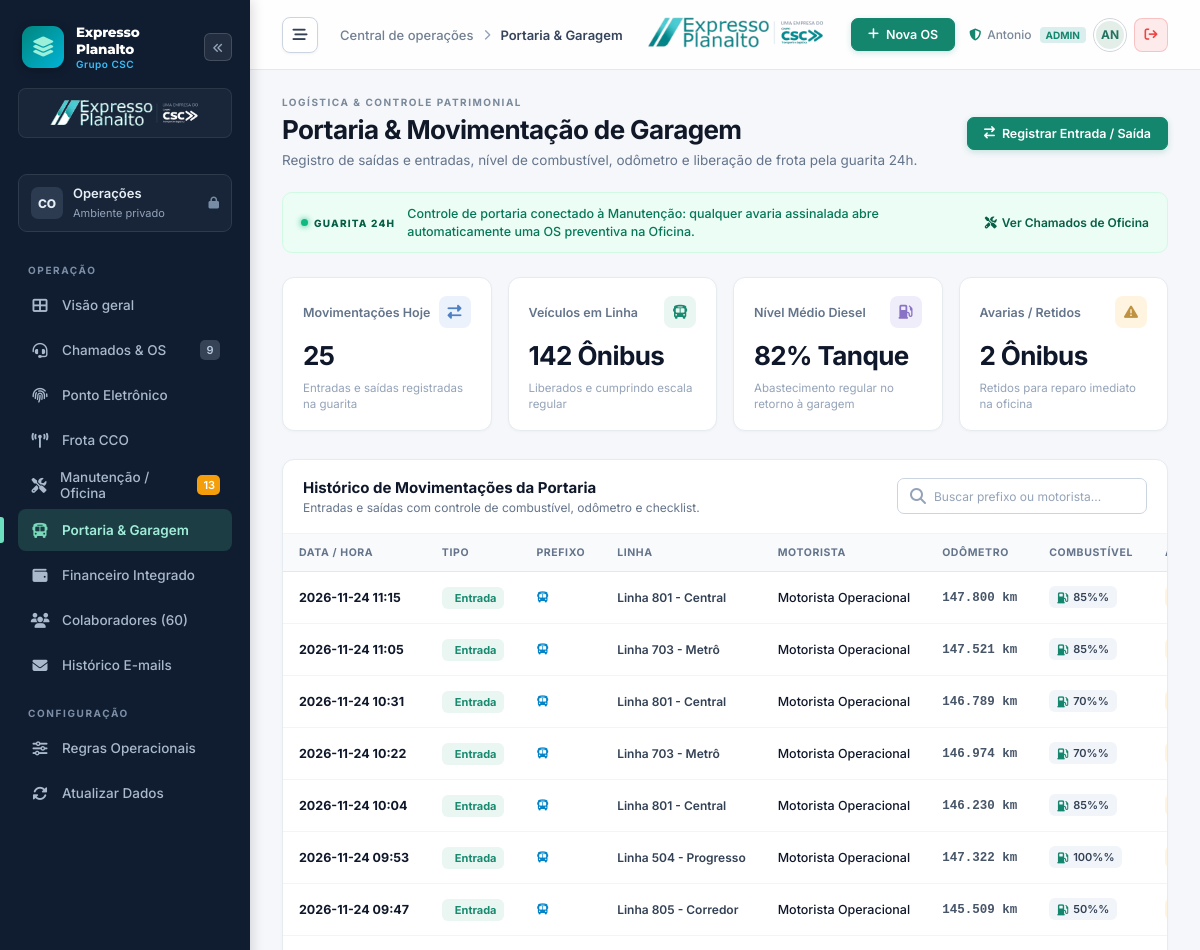
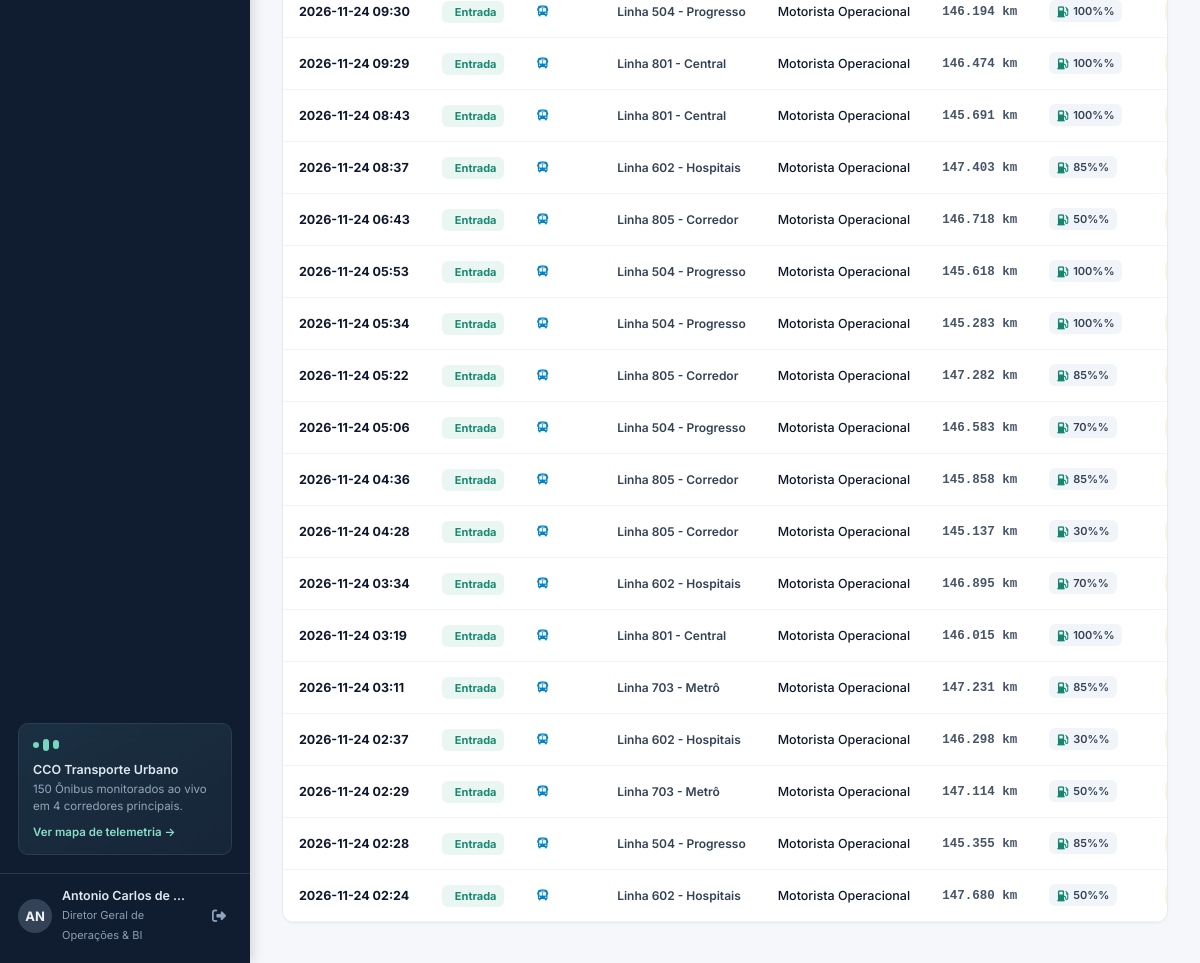
/portaria (signed in), run on the app's committed database (2 pictures, top to bottom).
### tables this page shows
CREATE TABLE portaria_movimentacao (
        id INTEGER PRIMARY KEY AUTOINCREMENT,
        prefixo_veiculo TEXT NOT NULL,
        linha TEXT NOT NULL,
        motorista_nome TEXT NOT NULL,
        motorista_matricula TEXT NOT NULL,
        porteiro_nome TEXT NOT NULL,
        tipo_movimento TEXT NOT NULL, -- Saída Garagem, Entrada Garagem
        data_hora DATETIME NOT NULL,
        km_registro INTEGER NOT NULL,
        nivel_combustivel TEXT NOT NULL, -- 100%, 75%, 50%, 25%, Reserva
        avaria_apontada TEXT,
        status_liberacao TEXT NOT NULL DEFAULT 'Liberado', -- Liberado, Retido Manutenção, Retido Documento
        os_aberta_id INTEGER
    );

### app.py (the view)
@app.route("/portaria")
def portaria_view():
    conn = get_db()
    cursor = conn.cursor()
    cursor.execute("SELECT * FROM portaria_movimentacao ORDER BY data_hora DESC LIMIT 50")
    movimentacoes = cursor.fetchall()
    cursor.execute("SELECT id, nome FROM usuarios WHERE departamento = 'Portaria'")
    porteiros = cursor.fetchall()
    conn.close()
    return render_template("portaria.html", movimentacoes=movimentacoes, porteiros=porteiros)

### app.py (called while the page is built, shortened)
@app.before_request
def require_login():
    public_endpoints = ["static", "login_view", "login_post", "manifest", "service_worker"]
    if request.endpoint in public_endpoints:
        return None
    if not session.get("user_id"):
        if request.path.startswith("/api/"):
            return jsonify({"success": False, "error": "Sessão expirada. Faça login."}), 401
        return redirect(url_for("login_view", next=request.path))

@app.template_filter("intformat")
def int_filter(val):
    try:
        return f"{int(float(val or 0)):,}".replace(",", ".")
    except Exception:
        return "0"

def get_db():
    conn = sqlite3.connect(DB_PATH)
    conn.row_factory = sqlite3.Row
    return conn

### templates/portaria.html (shortened to what this page needs)
{% extends "base.html" %}
{% block page_breadcrumb %}Portaria & Garagem{% endblock %}
{% block content %}
<div class="page-heading">
  <div>
    <div class="eyebrow">LOGÍSTICA & CONTROLE PATRIMONIAL</div>
    <h1>Portaria & Movimentação de Garagem</h1>
    <p>Registro de saídas e entradas, nível de combustível, odômetro e liberação de frota pela guarita 24h.</p>
  </div>
  <button class="btn-primary" onclick="openModalMov()">
    <i class="fa-solid fa-arrow-right-arrow-left"></i> Registrar Entrada / Saída
  </button>
</div>
<div class="demo-banner">
  <span class="demo-label"><span></span> GUARITA 24H</span>
  <p>Controle de portaria conectado à Manutenção: qualquer avaria assinalada abre automaticamente uma OS preventiva na Oficina.</p>
  <a href="{{ url_for('chamados_view') }}">
    <i class="fa-solid fa-screwdriver-wrench"></i> Ver Chamados de Oficina
  </a>
</div>
<div class="metrics">
  <article class="metric">
    <div class="metric-top">
      <span>Movimentações Hoje</span>
      <span class="metric-icon blue"><i class="fa-solid fa-right-left"></i></span>
    </div>
    <strong>{{ movimentacoes|length }}</strong>
    <p>Entradas e saídas registradas na guarita</p>
  </article>
  <article class="metric">
    <div class="metric-top">
      <span>Veículos em Linha</span>
      <span class="metric-icon emerald"><i class="fa-solid fa-bus"></i></span>
    </div>
    <strong>142 Ônibus</strong>
    <p>Liberados e cumprindo escala regular</p>
  </article>
  <article class="metric">
    <div class="metric-top">
      <span>Nível Médio Diesel</span>
      <span class="metric-icon violet"><i class="fa-solid fa-gas-pump"></i></span>
    </div>
    <strong>82% Tanque</strong>
    <p>Abastecimento regular no retorno à garagem</p>
  </article>
  <article class="metric">
    <div class="metric-top">
      <span>Avarias / Retidos</span>
      <span class="metric-icon amber"><i class="fa-solid fa-triangle-exclamation"></i></span>
    </div>
    <strong>2 Ônibus</strong>
    <p>Retidos para reparo imediato na oficina</p>
  </article>
</div>
<div class="panel">
  <div class="panel-heading">
    <div>
      <h2>Histórico de Movimentações da Portaria</h2>
      <p>Entradas e saídas com controle de combustível, odômetro e checklist.</p>
    </div>
    <div class="search-field" style="max-width: 250px;">
      <i class="fa-solid fa-magnifying-glass"></i>
      <input type="text" id="buscaPortaria" placeholder="Buscar prefixo ou motorista..." onkeyup="filtrarPortaria()">
    </div>
  </div>
  <div class="table-scroll">
    <table class="jobs-table" id="tabelaPortaria">
      <thead>
        <tr>
          <th>DATA / HORA</th>
          <th>TIPO</th>
          <th>PREFIXO</th>
          <th>LINHA</th>
          <th>MOTORISTA</th>
          <th>ODÔMETRO</th>
          <th>COMBUSTÍVEL</th>
          <th>AVARIA APONTADA</th>
        </tr>
      </thead>
      <tbody>
        {% for m in movimentacoes %}
        <tr>
          <td>
            <strong style="color: #0f172a; font-size: 12.5px;">{{ m.data_hora[:16] }}</strong>
          </td>
          <td>
            {% if m.tipo == 'Saída Garagem' %}
              <span class="status-badge in_progress" style="font-weight: 700;">
                <i class="fa-solid fa-arrow-up-right-from-square"></i> Saída
              </span>
            {% else %}
              <span class="status-badge closed" style="font-weight: 700;">
                 Entrada
              </span>
            {% endif %}
          </td>
          <td>
            <strong style="font-size: 13.5px; color: #0284c7; font-family: monospace;">
              <i class="fa-solid fa-bus" style="font-size: 11px;"></i> {{ m.veiculo_prefixo }}
            </strong>
          </td>
          <td>
            <span style="font-weight: 600; color: #334155; font-size: 12px;">{{ m.linha or '--' }}</span>
          </td>
          <td>
            <span style="font-weight: 500; color: #0f172a; font-size: 12.5px;">{{ m.motorista_nome }}</span>
          </td>
          <td>
            <span style="font-family: monospace; font-weight: 600; color: #475569;">{{ m.km_registro|intformat }} km</span>
          </td>
          <td>
            <span class="status-badge" style="background: #f1f5f9; color: #334155; font-weight: 600;">
              <i class="fa-solid fa-gas-pump" style="color: var(--primary);"></i> {{ m.nivel_combustivel }}%
            </span>
          </td>
          <td>
            {% if m.avaria_apontada and m.avaria_apontada != 'Sem avarias' %}
              <span class="status-badge open" style="color: #b45309; font-weight: 600;">
              </span>
            {% else %}
              <span style="color: #10b981; font-size: 11.5px; font-weight: 500;">
                <i class="fa-solid fa-circle-check"></i> Sem avarias
              </span>
            {% endif %}
          </td>
        </tr>
        {% endfor %}
      </tbody>
    </table>
  </div>
</div>
{% endblock %}

### templates/base.html (shortened to what this page needs)
<!DOCTYPE html>
<html lang="pt-BR">
<head>
  <link rel="stylesheet" href="https://cdnjs.cloudflare.com/ajax/libs/font-awesome/6.4.0/css/all.min.css">
  <link rel="stylesheet" href="{{ url_for('static', filename='css/central_operacoes.css') }}">
</head>
<body>
<div class="app-shell">
  <aside class="sidebar" id="sidebar">
    <div style="display: flex; align-items: center; justify-content: space-between; margin-bottom: 8px;">
      <a class="brand" href="{{ url_for('dashboard') }}" style="margin-bottom: 0;">
        <div class="brand-mark" style="background: linear-gradient(135deg, #00867d 0%, #00b4d8 100%);">
          <i class="fa-solid fa-layer-group"></i>
        </div>
        <div class="brand-text">
          <strong style="font-size: 13.5px; letter-spacing: -0.2px;">Expresso Planalto</strong>
          <span style="font-size: 10px; color: #38bdf8; font-weight: 600;">Grupo CSC</span>
        </div>
      </a>
      <button type="button" class="sidebar-collapse-btn" onclick="toggleDesktopSidebar()" title="Esconder / Recolher Menu Lateral">
        <i class="fa-solid fa-angles-left"></i>
      </button>
    </div>
    <div class="sidebar-corp-badge">
      <img src="{{ url_for('static', filename='img/logo_planalto_csc_dark.png') }}" alt="Expresso Planalto - Uma empresa do Grupo CSC" style="height: 32px; width: auto; max-width: 100%; object-fit: contain;">
    </div>
    <div class="workspace-switch">
      <div class="workspace-avatar">CO</div>
      <div class="workspace-info">
        <strong>Operações</strong>
        <span>Ambiente privado</span>
      </div>
      <i class="fa-solid fa-lock"></i>
    </div>
    <p class="nav-section">OPERAÇÃO</p>
    <nav aria-label="Navegação principal">
      {% if current_user.is_admin or 'dashboard' in current_user.allowed_routes %}
      <a href="{{ url_for('dashboard') }}" class="nav-item {% if request.path == '/' %}active{% endif %}" onclick="closeSidebarOnMobile()">
        <i class="fa-solid fa-table-cells-large"></i>
        <span>Visão geral</span>
      </a>
      {% endif %}
      {% if current_user.is_admin or 'chamados' in current_user.allowed_routes %}
      <a href="{{ url_for('chamados_view') }}" class="nav-item {% if '/chamados' in request.path %}active{% endif %}" onclick="closeSidebarOnMobile()">
        <i class="fa-solid fa-headset"></i>
        <span>Chamados & OS</span>
        <span class="nav-count">{{ chamados_abertos|default(9) }}</span>
      </a>
      {% endif %}
      {% if current_user.is_admin or 'ponto' in current_user.allowed_routes %}
      <a href="{{ url_for('ponto_view') }}" class="nav-item {% if '/ponto' in request.path %}active{% endif %}" onclick="closeSidebarOnMobile()">
        <i class="fa-solid fa-fingerprint"></i>
        <span>Ponto Eletrônico</span>
      </a>
      {% endif %}
      {% if current_user.is_admin or 'cco' in current_user.allowed_routes %}
      <a href="{{ url_for('cco_view') }}" class="nav-item {% if '/cco' in request.path %}active{% endif %}" onclick="closeSidebarOnMobile()">
        <i class="fa-solid fa-tower-broadcast"></i>
        <span>Frota CCO</span>
      </a>
      {% endif %}
      {% if current_user.is_admin or 'oficina' in current_user.allowed_routes %}
      <a href="{{ url_for('oficina_view') }}" class="nav-item {% if '/oficina' in request.path or '/manutencao' in request.path %}active{% endif %}" onclick="closeSidebarOnMobile()">
        <i class="fa-solid fa-screwdriver-wrench"></i>
        <span>Manutenção / Oficina</span>
        <span class="nav-count" style="background: #f59e0b; color: #fff;">{{ carros_manutencao_count|default(13) }}</span>
      </a>
      {% endif %}
      {% if current_user.is_admin or 'portaria' in current_user.allowed_routes %}
      <a href="{{ url_for('portaria_view') }}" class="nav-item {% if '/portaria' in request.path %}active{% endif %}" onclick="closeSidebarOnMobile()">
        <i class="fa-solid fa-bus"></i>
        <span>Portaria & Garagem</span>
      </a>
      {% endif %}
      {% if current_user.is_admin or 'financeiro' in current_user.allowed_routes %}
      <a href="{{ url_for('financeiro_view') }}" class="nav-item {% if '/financeiro' in request.path %}active{% endif %}" onclick="closeSidebarOnMobile()">
        <i class="fa-solid fa-wallet"></i>
        <span>Financeiro Integrado</span>
      </a>
      {% endif %}
      {% if current_user.is_admin or 'colaboradores' in current_user.allowed_routes %}
      <a href="{{ url_for('colaboradores_view') }}" class="nav-item {% if '/colaboradores' in request.path %}active{% endif %}" onclick="closeSidebarOnMobile()">
        <i class="fa-solid fa-users"></i>
        <span>Colaboradores (60)</span>
      </a>
      {% endif %}
      {% if current_user.is_admin or 'emails' in current_user.allowed_routes %}
      <a href="{{ url_for('emails_view') }}" class="nav-item {% if '/emails' in request.path %}active{% endif %}" onclick="closeSidebarOnMobile()">
        <i class="fa-solid fa-envelope"></i>
        <span>Histórico E-mails</span>
      </a>
      {% endif %}
    </nav>
    <p class="nav-section" style="margin-top: 18px;">CONFIGURAÇÃO</p>
    <nav aria-label="Configurações">
      {% if current_user.is_admin %}
      <a href="#" class="nav-item" onclick="alert('Regras operacionais e SLA ativos no servidor.')">
        <i class="fa-solid fa-sliders"></i>
        <span>Regras Operacionais</span>
      </a>
      {% endif %}
      <a href="javascript:window.location.reload()" class="nav-item" onclick="closeSidebarOnMobile()">
        <i class="fa-solid fa-rotate"></i>
        <span>Atualizar Dados</span>
      </a>
    </nav>
    <div class="sidebar-bottom">
      <div class="dot-card">
        <div class="dot-symbol">
          <span></span><span></span><span></span>
        </div>
        <strong>CCO Transporte Urbano</strong>
        <p>150 Ônibus monitorados ao vivo em 4 corredores principais.</p>
        <a href="http://10.11.1.100:5600" target="_blank">Ver mapa de telemetria &rarr;</a>
      </div>
      <div class="sidebar-user" style="display: flex; align-items: center; justify-content: space-between;">
        <div style="display: flex; align-items: center; gap: 10px; min-width: 0;">
          <div class="avatar">{{ current_user.nome[:2].upper() if current_user.nome else 'US' }}</div>
          <div class="sidebar-user-info">
            <strong>{{ current_user.nome }}</strong>
            <span>{{ current_user.cargo }}</span>
          </div>
        </div>
        <a href="{{ url_for('logout_view') }}" title="Sair do Portal" style="color: #ef4444; font-size: 15px; margin-left: 6px; padding: 6px; border-radius: 6px; text-decoration: none; display: flex; align-items: center;" onmouseover="this.style.background='rgba(239,68,68,0.15)'" onmouseout="this.style.background='none'">
          <i class="fa-solid fa-right-from-bracket"></i>
        </a>
      </div>
    </div>
  </aside>
  <div class="main-shell">
    <header class="topbar">
      <div class="breadcrumb">
        <button class="sidebar-toggle-btn" id="btnToggleSidebar" onclick="toggleDesktopSidebar()" title="Esconder / Mostrar Menu Lateral">
          <i class="fa-solid fa-bars-staggered" id="iconSidebarToggle"></i>
        </button>
        <span class="breadcrumb-root">Central de operações</span>
        <i class="fa-solid fa-chevron-right" style="font-size: 11px; color: #94a3b8;"></i>
        <strong>{% block page_breadcrumb %}Visão geral{% endblock %}</strong>
      </div>
      <div class="topbar-corp-logo">
        <a href="{{ url_for('dashboard') }}" title="Expresso Planalto - Uma empresa do Grupo CSC">
          <img src="{{ url_for('static', filename='img/logo_planalto_csc_light.png') }}" alt="Expresso Planalto - Grupo CSC">
        </a>
      </div>
      <div class="topbar-actions">
        {% block topbar_actions %}
        <button class="btn-primary" onclick="openModalNovaOS()">
          <i class="fa-solid fa-plus"></i> Nova OS
        </button>
        {% endblock %}
        <div class="topbar-user-profile" style="display: flex; align-items: center; gap: 8px;">
          <span class="private-label" title="{{ current_user.cargo if current_user else 'Usuário Conectado' }}" style="display: flex; align-items: center; gap: 6px;">
            <i class="fa-solid fa-shield-halved" style="color: var(--primary);"></i>
            <span>{{ (current_user.nome.split()[0] if current_user and current_user.nome else 'Operador') }}</span>
            <span style="font-size: 10px; background: rgba(13,148,136,0.15); color: var(--primary); padding: 2px 6px; border-radius: 4px; font-weight: 700; margin-left: 2px;">
              {{ (current_user.perfil if current_user and current_user.perfil else 'ACESSO')|upper }}
            </span>
          </span>
          <div class="top-avatar" title="{{ current_user.nome if current_user else 'Usuário' }}" style="cursor: default;">
            {{ (current_user.nome[:2] if current_user and current_user.nome else 'EP')|upper }}
          </div>
          <a href="{{ url_for('logout_view') }}" class="btn-logout" title="Sair do Sistema / Desconectar" style="display: inline-flex; align-items: center; justify-content: center; width: 34px; height: 34px; border-radius: 8px; background: rgba(239, 68, 68, 0.1); color: #ef4444; border: 1px solid rgba(239, 68, 68, 0.25); text-decoration: none; transition: all 0.2s; font-size: 13px;">
            <i class="fa-solid fa-arrow-right-from-bracket"></i>
          </a>
        </div>
      </div>
    </header>
    <main class="main-content">
      {% block content %}{% endblock %}
    </main>
  </div>
</div>
</body>
</html>

### data on the page
portaria_movimentacao: data_hora "2026-11-24 11:15", linha "Linha 801 - Central", motorista_nome "Motorista Operacional", km_registro "147.800", nivel_combustivel "85%"
portaria_movimentacao: data_hora "2026-11-24 11:05", linha "Linha 703 - Metrô", motorista_nome "Motorista Operacional", km_registro "147.521", nivel_combustivel "85%"
portaria_movimentacao: data_hora "2026-11-24 10:31", linha "Linha 801 - Central", motorista_nome "Motorista Operacional", km_registro "146.789", nivel_combustivel "70%"
portaria_movimentacao: data_hora "2026-11-24 10:22", linha "Linha 703 - Metrô", motorista_nome "Motorista Operacional", km_registro "146.974", nivel_combustivel "70%"
portaria_movimentacao: data_hora "2026-11-24 10:04", linha "Linha 801 - Central", motorista_nome "Motorista Operacional", km_registro "146.230", nivel_combustivel "85%"
portaria_movimentacao: data_hora "2026-11-24 09:53", linha "Linha 504 - Progresso", motorista_nome "Motorista Operacional", km_registro "147.322", nivel_combustivel "100%"
portaria_movimentacao: data_hora "2026-11-24 09:47", linha "Linha 805 - Corredor", motorista_nome "Motorista Operacional", km_registro "145.509", nivel_combustivel "50%"
portaria_movimentacao: data_hora "2026-11-24 09:30", linha "Linha 504 - Progresso", motorista_nome "Motorista Operacional", km_registro "146.194", nivel_combustivel "100%"
portaria_movimentacao: data_hora "2026-11-24 09:29", linha "Linha 801 - Central", motorista_nome "Motorista Operacional", km_registro "146.474", nivel_combustivel "100%"
portaria_movimentacao: data_hora "2026-11-24 08:43", linha "Linha 801 - Central", motorista_nome "Motorista Operacional", km_registro "145.691", nivel_combustivel "100%"
portaria_movimentacao: data_hora "2026-11-24 08:37", linha "Linha 602 - Hospitais", motorista_nome "Motorista Operacional", km_registro "147.403", nivel_combustivel "85%"
portaria_movimentacao: data_hora "2026-11-24 06:43", linha "Linha 805 - Corredor", motorista_nome "Motorista Operacional", km_registro "146.718", nivel_combustivel "50%"
portaria_movimentacao: data_hora "2026-11-24 05:53", linha "Linha 504 - Progresso", motorista_nome "Motorista Operacional", km_registro "145.618", nivel_combustivel "100%"
portaria_movimentacao: data_hora "2026-11-24 05:34", linha "Linha 504 - Progresso", motorista_nome "Motorista Operacional", km_registro "145.283", nivel_combustivel "100%"
portaria_movimentacao: data_hora "2026-11-24 05:22", linha "Linha 805 - Corredor", motorista_nome "Motorista Operacional", km_registro "147.282", nivel_combustivel "85%"
portaria_movimentacao: data_hora "2026-11-24 05:06", linha "Linha 504 - Progresso", motorista_nome "Motorista Operacional", km_registro "146.583", nivel_combustivel "70%"
portaria_movimentacao: data_hora "2026-11-24 04:36", linha "Linha 805 - Corredor", motorista_nome "Motorista Operacional", km_registro "145.858", nivel_combustivel "85%"
portaria_movimentacao: data_hora "2026-11-24 04:28", linha "Linha 805 - Corredor", motorista_nome "Motorista Operacional", km_registro "145.137", nivel_combustivel "30%"
portaria_movimentacao: data_hora "2026-11-24 03:34", linha "Linha 602 - Hospitais", motorista_nome "Motorista Operacional", km_registro "146.895", nivel_combustivel "70%"
portaria_movimentacao: data_hora "2026-11-24 03:19", linha "Linha 801 - Central", motorista_nome "Motorista Operacional", km_registro "146.015", nivel_combustivel "100%"
portaria_movimentacao: data_hora "2026-11-24 03:11", linha "Linha 703 - Metrô", motorista_nome "Motorista Operacional", km_registro "147.231", nivel_combustivel "85%"
portaria_movimentacao: data_hora "2026-11-24 02:37", linha "Linha 602 - Hospitais", motorista_nome "Motorista Operacional", km_registro "146.298", nivel_combustivel "30%"
portaria_movimentacao: data_hora "2026-11-24 02:29", linha "Linha 703 - Metrô", motorista_nome "Motorista Operacional", km_registro "147.114", nivel_combustivel "50%"
portaria_movimentacao: data_hora "2026-11-24 02:28", linha "Linha 504 - Progresso", motorista_nome "Motorista Operacional", km_registro "145.355", nivel_combustivel "85%"
portaria_movimentacao: data_hora "2026-11-24 02:24", linha "Linha 602 - Hospitais", motorista_nome "Motorista Operacional", km_registro "147.680", nivel_combustivel "50%"

### other printed values
{{ chamados_abertos|default(9) }} "9"
{{ carros_manutencao_count|default(13) }} "13"
{{ current_user.nome[:2].upper() if current_user.nome else 'US' }} "AN"
{{ current_user.nome }} "Antonio Carlos de…"
{{ current_user.cargo }} "Diretor Geral de Operações & BI"
{{ movimentacoes|length }} "25"
